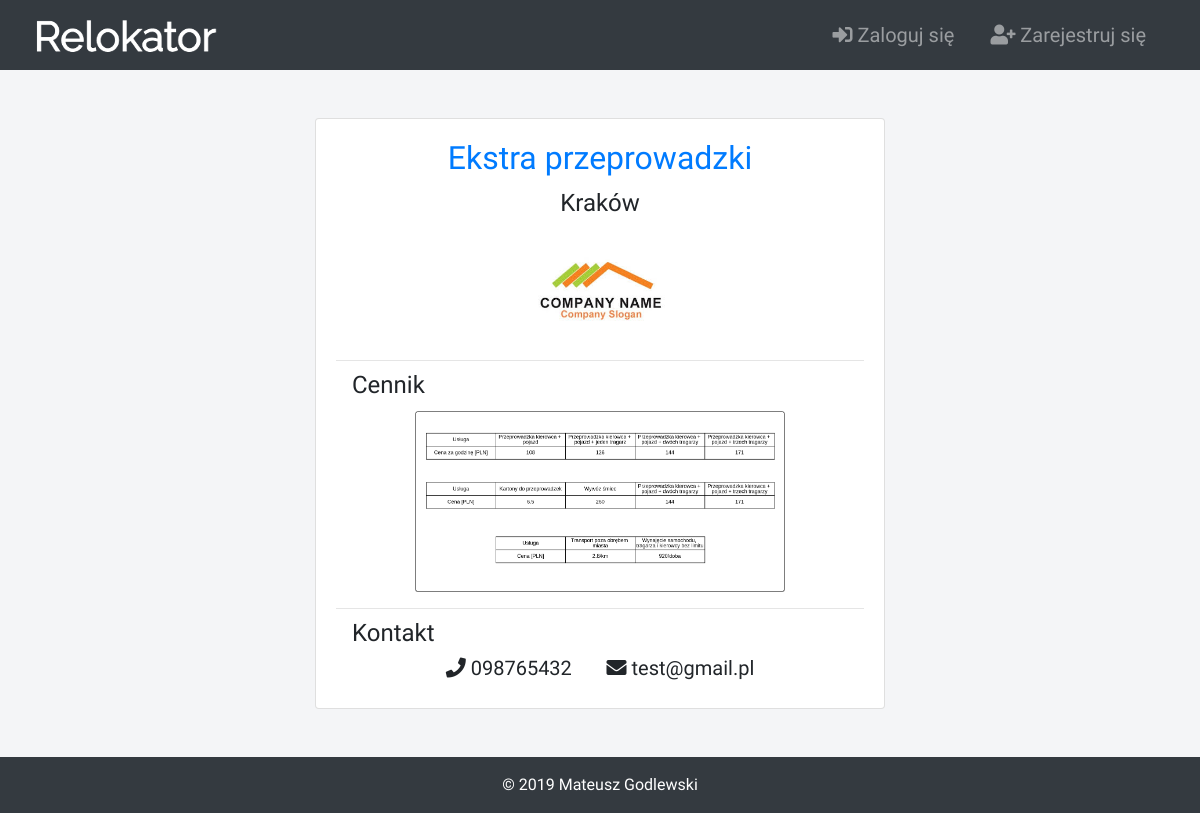
Page /companies/7/ on the earlier database version.
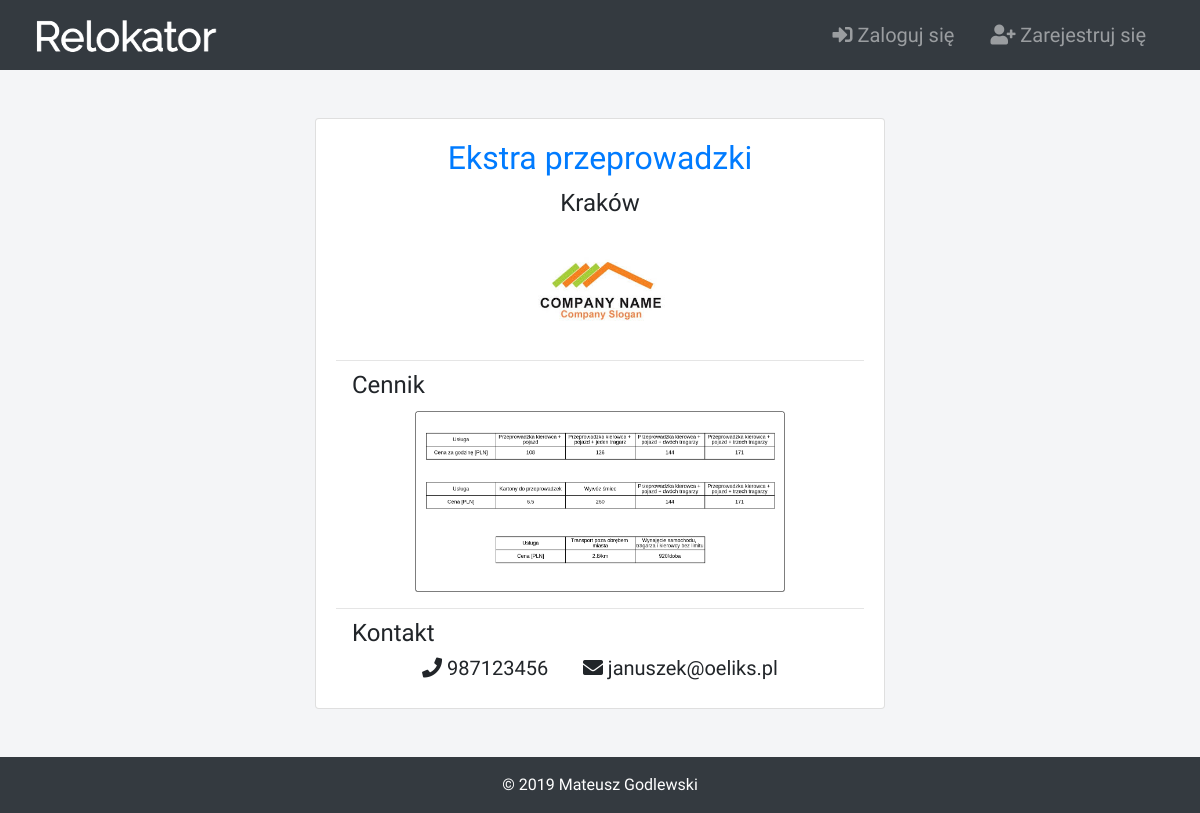
Same page on the later database version.
### accounts/models.py (models this page shows, shortened)
class Account(AbstractUser):
    username = models.CharField(max_length=50, unique=True, verbose_name="Nazwa użytkownika")
    first_name = models.CharField(max_length=100, unique=False, blank=False, verbose_name="Imię")
    last_name = models.CharField(max_length=100, unique=False, blank=True, verbose_name="Nazwisko")
    join_date = models.DateTimeField(default=timezone.now)
    email = models.EmailField(max_length=100, unique=True, blank=False, verbose_name="E-mail")
    phone_number = models.CharField(max_length=20, unique=True, blank=False, verbose_name="Numer telefonu")
    profile_image = models.ImageField(
        upload_to="profile_images/",
        blank=True,
        null=True,
        verbose_name="Zdjęcie profilowe",
    )
    USERNAME_FIELD = "username"
    REQUIRED_FIELDS = ["first_name", "email", "phone_number"]

### companies/views.py (the view)
# urls.py: path("<str:company_id>/", company_detail_view),
def company_detail_view(request, company_id:str):
    template_name = "companies/companies-info.html"
    company = get_object_or_404(Company, id=company_id)
    owner = Account.objects.get(username=str(company.user))
    context = {
        "title": company.name,
        "company": company,
        "phone_number": owner.phone_number,
        "email": owner.email
    }
    return render(request, template_name, context)

### companies/templates/companies/companies-info.html (shortened to what this page needs)
{% extends "website/base.html" %}
{% block content %}
    <div id="companies-info-card" class="col-12 col-md-6 mx-auto">
        <div class="card text-center">
            <div class="card-body">
                <h2 id="advert-detail-title" class="card-title">{{company.name}}</h3>
                <h4 id="advert-detail-header">{{company.location}}</h4>
                {% if company.logo %}
                    <center>
                    <div id="company-info-div-image">
                        <img src="{{company.logo.url}}" class="card-img-top">
                    </div>
                    </center>
                {% endif %}
                <hr>
                <h4 class="card-subtitle mb-2 text-bold text-left px-3">Cennik</h4>
                {% if company.tariff %}
                    <center>
                    <div id="company-info-div-image-tariff">
                        <img src="{{company.tariff.url}}" class="card-img-top">
                    </div>
                    </center>
                {% else %}
                    <center>Brak</center>
                {% endif %}
                <hr>
                <h4 class="card-subtitle mb-2 text-bold text-left px-3">Kontakt</h4>
                {% if phone_number %}
                    <h5>
                        <span class="fa fa-phone"></span> {{phone_number}}
                        <span class="fa fa-envelope"></span> {{email}}
                    </h5>
                {% endif %}
            </div>
        </div>
    </div>
{% endblock  %}

Differences in the rows shown:
no longer on this page (row edited): Account: phone_number "098765432", email "test@gmail.pl"
now on this page (row unchanged): Account: phone_number "987123456", email "januszek@oeliks.pl"
